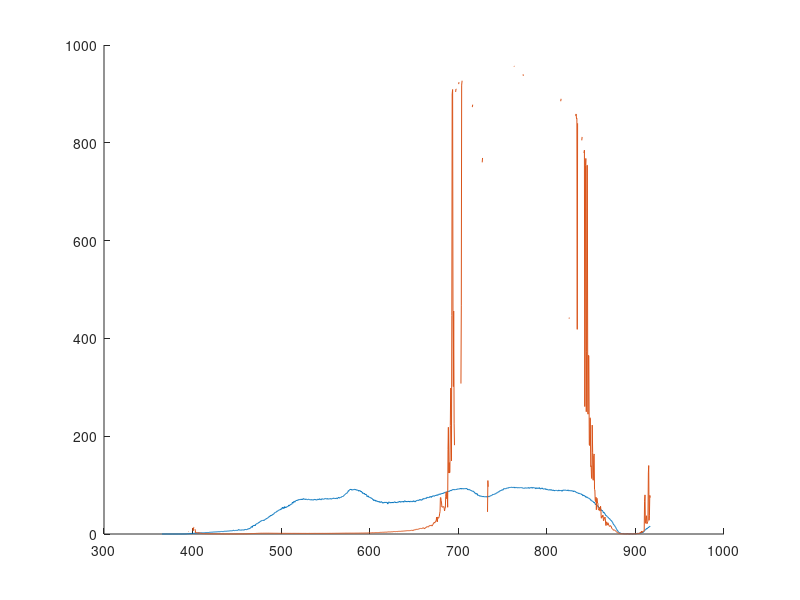

This chart was generated by the following MATLAB code: (Note: this script raises an error after producing the figure.)
clear all
close all
fid=fopen("faretto_alogeno.txt","r");
A=fscanf(fid,'%f',[2,inf])';
lambda=A(:,1);%lambda in nm
I_faretto=A(:,2);%intensità relativa
fclose(fid);
%plot(lambda,I_faretto)

fid=fopen("incandescenza.txt","r");
A=fscanf(fid,'%f',[2,inf])';
%lambda=A(:,1);%lambda in nm
I_inc=A(:,2);%intensità relativa
fclose(fid);

fid=fopen("led_bianco.txt","r");
A=fscanf(fid,'%f',[2,inf])';
%lambda=A(:,1);%lambda in nm
I_led_bianco=A(:,2);%intensità relativa
fclose(fid);

hold on
plot(lambda,I_inc)
plot(lambda,I_inc./I_led_bianco)
%I_inc_cor_f=I_inc./I_faretto;
%plot(lambda,I_inc_cor_f)
%legend("faretto","inc","inc corr")

p=planck(lambda,2700)*1e-10;
%plot(lambda,p);
%legend("al","inc","planck")



%figure
X=3000;% 3000nm=3 micrometri dorebbero bastare
x=linspace(1,X,X/0.5);
y=planck(x,2700)*1e-10;
%plot(x,y)

figure
ft = fittype( 'planck( x, T )' );
f = fit( lambda, I_inc, ft );
plot( f, lambda, I_inc ) 


figure
hold on
plot(lambda,I_inc)
yp=planck2(lambda,1e-34,1e8,1e-23,1e3)*1e-11;%valori che escono da scipy+rescaling necessario
plot(lambda,yp)
legend("incandescenza","fit")%non truccato

figure
hold on
plot(lambda,I_inc)
plot(lambda,flip(yp))
legend("incandescenza","fit")%truccato. Casomai sposta flip+rescaling in un planck3 a parte


function y=planck(lambda,T)%planckiana
    h=6.626e-34;%cost planck SI
    k=1.38e-23;%cost boltzmann SI
    c=299792458;%vel luce SI
    %f=c*lambda*1e-9;%vettore di frequenze con lambda portata da nm a m
    lambda=lambda*1e-9;
    y=(2*h*c^2)./((lambda).^5.*(exp(h*c./(lambda*k*T))-1));%https://en.wikipedia.org/wiki/Planck%27s_law
end

